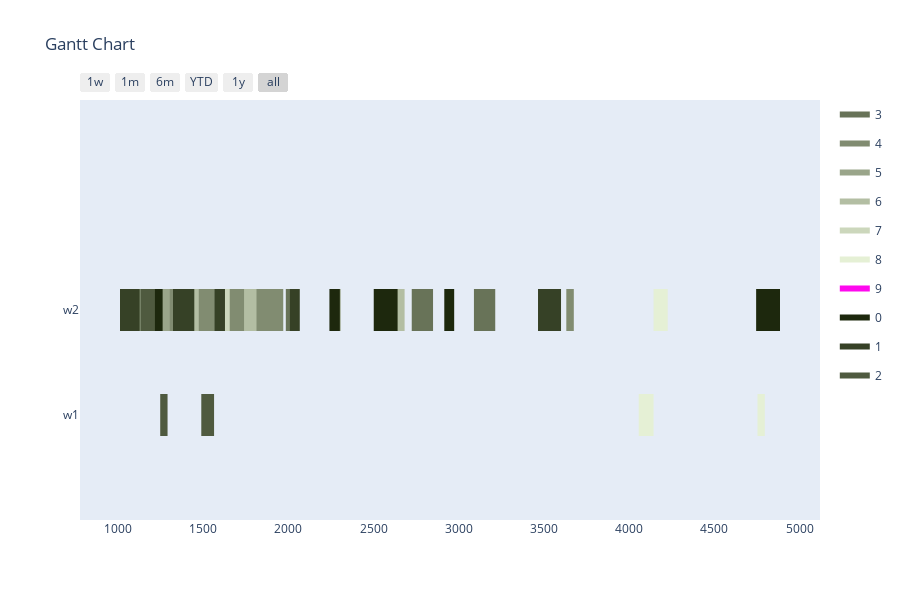

Notebook code for this chart:
### Markdown cell above
Config 2 - Test with Two Point Crossover

### Code cell
optimizer = BaseGA(env)
optimizer.set_minimize()
# optional (in this case, all options given are the default option, if the configuration step is skipped)
optimizer.configure('tardiness', 'twopointcrossover', 'roulettewheel', 'randomize')
# choose an input generator (optional) -> decides how the data gets converted into the optimizer format
#optimizer.set_input_generator('SameLengthAlternativesGenerator')
# all parameters after offspring_amount are optional (in this case -> verbose=True)
result, best_fitness_history, average_fitness_history, best_generation_history, feasible_gen = optimizer.optimize(orders, max_generations, earliest_time_slot, last_time_slot, population_size, offspring_amount, verbose=True)
workstation_assignments = reformat_result(result, orders, env)
visualize(workstation_assignments, best_fitness_history, average_fitness_history, best_generation_history, feasible_gen)

### Figure 1 — Plotly figure (JSON) as saved in the notebook; plotly's stock layout.template omitted (floating-point values rounded to 4 significant figures)
{"data": [{"fill": "toself", "fillcolor": "rgb(104, 115, 88)", "hoverinfo": "name", "legendgroup": "rgb(104, 115, 88)", "mode": "none", "name": "3", "type": "scatter", "x": [431, 556, 556, 431, 431, 1985, 2043, 2043, 1985, 1985, 244, 359, 359, 244, 244, 1112, 1252, 1252, 1112, 1112, 2724, 2849, 2849, 2724, 2724, 372, 487, 487, 372, 372, 3089, 3214, 3214, 3089], "y": [0.8, 0.8, 1.2, 1.2, null, 0.8, 0.8, 1.2, 1.2, null, 0.8, 0.8, 1.2, 1.2, null, 0.8, 0.8, 1.2, 1.2, null, 0.8, 0.8, 1.2, 1.2, null, 0.8, 0.8, 1.2, 1.2, null, 0.8, 0.8, 1.2, 1.2]}, {"fill": "toself", "fillcolor": "rgb(129, 140, 113)", "hoverinfo": "name", "legendgroup": "rgb(129, 140, 113)", "mode": "none", "name": "4", "type": "scatter", "x": [489, 562, 562, 489, 489, 769, 822, 822, 769, 769, 3631, 3675, 3675, 3631, 3631, 965, 1028, 1028, 965], "y": [0.8, 0.8, 1.2, 1.2, null, 0.8, 0.8, 1.2, 1.2, null, 0.8, 0.8, 1.2, 1.2, null, 0.8, 0.8, 1.2, 1.2]}, {"fill": "toself", "fillcolor": "rgb(154, 165, 138)", "hoverinfo": "name", "legendgroup": "rgb(154, 165, 138)", "mode": "none", "name": "5", "type": "scatter", "x": [2263, 2307, 2307, 2263, 2263, 587, 650, 650, 587, 587, 1428, 1472, 1472, 1428, 1428, 1260, 1304, 1304, 1260], "y": [0.8, 0.8, 1.2, 1.2, null, 0.8, 0.8, 1.2, 1.2, null, 0.8, 0.8, 1.2, 1.2, null, 0.8, 0.8, 1.2, 1.2]}, {"fill": "toself", "fillcolor": "rgb(179, 190, 163)", "hoverinfo": "name", "legendgroup": "rgb(179, 190, 163)", "mode": "none", "name": "6", "type": "scatter", "x": [2619, 2682, 2682, 2619, 2619, 1401, 1474, 1474, 1401, 1401, 1403, 1456, 1456, 1403, 1403, 1740, 1813, 1813, 1740], "y": [0.8, 0.8, 1.2, 1.2, null, 0.8, 0.8, 1.2, 1.2, null, 0.8, 0.8, 1.2, 1.2, null, 0.8, 0.8, 1.2, 1.2]}, {"fill": "toself", "fillcolor": "rgb(204, 215, 188)", "hoverinfo": "name", "legendgroup": "rgb(204, 215, 188)", "mode": "none", "name": "7", "type": "scatter", "x": [1603, 1656, 1656, 1603, 1603, 537, 590, 590, 537, 537, 505, 549, 549, 505, 505, 1073, 1117, 1117, 1073], "y": [0.8, 0.8, 1.2, 1.2, null, 0.8, 0.8, 1.2, 1.2, null, 0.8, 0.8, 1.2, 1.2, null, 0.8, 0.8, 1.2, 1.2]}, {"fill": "toself", "fillcolor": "rgb(229, 240, 213)", "hoverinfo": "name", "legendgroup": "rgb(229, 240, 213)", "mode": "none", "name": "8", "type": "scatter", "x": [4143, 4226, 4226, 4143, 4143, 822, 917, 917, 822, 822, 4056, 4143, 4143, 4056, 4056, 811, 886, 886, 811, 811, 211, 286, 286, 211, 211, 4753, 4796, 4796, 4753], "y": [0.8, 0.8, 1.2, 1.2, null, 0.8, 0.8, 1.2, 1.2, null, -0.2, -0.2, 0.2, 0.2, null, -0.2, -0.2, 0.2, 0.2, null, -0.2, -0.2, 0.2, 0.2, null, -0.2, -0.2, 0.2, 0.2]}, {"fill": "toself", "fillcolor": "rgb(254, 9, 238)", "hoverinfo": "name", "legendgroup": "rgb(254, 9, 238)", "mode": "none", "name": "9", "type": "scatter", "x": [430, 474, 474, 430, 430, 224, 297, 297, 224, 224, 558, 631, 631, 558, 558, 810, 863, 863, 810], "y": [0.8, 0.8, 1.2, 1.2, null, 0.8, 0.8, 1.2, 1.2, null, 0.8, 0.8, 1.2, 1.2, null, 0.8, 0.8, 1.2, 1.2]}, {"fill": "toself", "fillcolor": "rgb(29, 40, 13)", "hoverinfo": "name", "legendgroup": "rgb(29, 40, 13)", "mode": "none", "name": "0", "type": "scatter", "x": [2915, 2973, 2973, 2915, 2915, 324, 382, 382, 324, 324, 4745, 4885, 4885, 4745, 4745, 2501, 2641, 2641, 2501, 2501, 2241, 2302, 2302, 2241, 2241, 1201, 1262, 1262, 1201, 1201, 619, 734, 734, 619], "y": [0.8, 0.8, 1.2, 1.2, null, 0.8, 0.8, 1.2, 1.2, null, 0.8, 0.8, 1.2, 1.2, null, 0.8, 0.8, 1.2, 1.2, null, 0.8, 0.8, 1.2, 1.2, null, 0.8, 0.8, 1.2, 1.2, null, 0.8, 0.8, 1.2, 1.2]}, {"fill": "toself", "fillcolor": "rgb(54, 65, 38)", "hoverinfo": "name", "legendgroup": "rgb(54, 65, 38)", "mode": "none", "name": "1", "type": "scatter", "x": [1323, 1448, 1448, 1323, 1323, 2009, 2067, 2067, 2009, 2009, 286, 421, 421, 286, 286, 1012, 1127, 1127, 1012, 1012, 3465, 3600, 3600, 3465, 3465, 593, 654, 654, 593, 593, 1567, 1628, 1628, 1567], "y": [0.8, 0.8, 1.2, 1.2, null, 0.8, 0.8, 1.2, 1.2, null, 0.8, 0.8, 1.2, 1.2, null, 0.8, 0.8, 1.2, 1.2, null, 0.8, 0.8, 1.2, 1.2, null, 0.8, 0.8, 1.2, 1.2, null, 0.8, 0.8, 1.2, 1.2]}, {"fill": "toself", "fillcolor": "rgb(79, 90, 63)", "hoverinfo": "name", "legendgroup": "rgb(79, 90, 63)", "mode": "none", "name": "2", "type": "scatter", "x": [1134, 1217, 1217, 1134, 1134, 672, 715, 715, 672, 672, 565, 652, 652, 565, 565, 1489, 1564, 1564, 1489, 1489, 872, 915, 915, 872, 872, 1248, 1291, 1291, 1248], "y": [0.8, 0.8, 1.2, 1.2, null, -0.2, -0.2, 0.2, 0.2, null, -0.2, -0.2, 0.2, 0.2, null, -0.2, -0.2, 0.2, 0.2, null, -0.2, -0.2, 0.2, 0.2, null, -0.2, -0.2, 0.2, 0.2]}, {"legendgroup": "rgb(104, 115, 88)", "marker": {"color": "rgb(104, 115, 88)", "opacity": 0, "size": 1}, "mode": "markers", "name": "", "showlegend": false, "text": [null, null, null, null, null, null, null, null, null, null, null, null, null, null], "type": "scatter", "x": [431, 556, 1985, 2043, 244, 359, 1112, 1252, 2724, 2849, 372, 487, 3089, 3214], "y": [1, 1, 1, 1, 1, 1, 1, 1, 1, 1, 1, 1, 1, 1]}, {"legendgroup": "rgb(129, 140, 113)", "marker": {"color": "rgb(129, 140, 113)", "opacity": 0, "size": 1}, "mode": "markers", "name": "", "showlegend": false, "text": [null, null, null, null, null, null, null, null], "type": "scatter", "x": [489, 562, 769, 822, 3631, 3675, 965, 1028], "y": [1, 1, 1, 1, 1, 1, 1, 1]}, {"legendgroup": "rgb(154, 165, 138)", "marker": {"color": "rgb(154, 165, 138)", "opacity": 0, "size": 1}, "mode": "markers", "name": "", "showlegend": false, "text": [null, null, null, null, null, null, null, null], "type": "scatter", "x": [2263, 2307, 587, 650, 1428, 1472, 1260, 1304], "y": [1, 1, 1, 1, 1, 1, 1, 1]}, {"legendgroup": "rgb(179, 190, 163)", "marker": {"color": "rgb(179, 190, 163)", "opacity": 0, "size": 1}, "mode": "markers", "name": "", "showlegend": false, "text": [null, null, null, null, null, null, null, null], "type": "scatter", "x": [2619, 2682, 1401, 1474, 1403, 1456, 1740, 1813], "y": [1, 1, 1, 1, 1, 1, 1, 1]}, {"legendgroup": "rgb(204, 215, 188)", "marker": {"color": "rgb(204, 215, 188)", "opacity": 0, "size": 1}, "mode": "markers", "name": "", "showlegend": false, "text": [null, null, null, null, null, null, null, null], "type": "scatter", "x": [1603, 1656, 537, 590, 505, 549, 1073, 1117], "y": [1, 1, 1, 1, 1, 1, 1, 1]}, {"legendgroup": "rgb(229, 240, 213)", "marker": {"color": "rgb(229, 240, 213)", "opacity": 0, "size": 1}, "mode": "markers", "name": "", "showlegend": false, "text": [null, null, null, null, null, null, null, null, null, null, null, null], "type": "scatter", "x": [4143, 4226, 822, 917, 4056, 4143, 811, 886, 211, 286, 4753, 4796], "y": [1, 1, 1, 1, 0, 0, 0, 0, 0, 0, 0, 0]}, {"legendgroup": "rgb(254, 9, 238)", "marker": {"color": "rgb(254, 9, 238)", "opacity": 0, "size": 1}, "mode": "markers", "name": "", "showlegend": false, "text": [null, null, null, null, null, null, null, null], "type": "scatter", "x": [430, 474, 224, 297, 558, 631, 810, 863], "y": [1, 1, 1, 1, 1, 1, 1, 1]}, {"legendgroup": "rgb(29, 40, 13)", "marker": {"color": "rgb(29, 40, 13)", "opacity": 0, "size": 1}, "mode": "markers", "name": "", "showlegend": false, "text": [null, null, null, null, null, null, null, null, null, null, null, null, null, null], "type": "scatter", "x": [2915, 2973, 324, 382, 4745, 4885, 2501, 2641, 2241, 2302, 1201, 1262, 619, 734], "y": [1, 1, 1, 1, 1, 1, 1, 1, 1, 1, 1, 1, 1, 1]}, {"legendgroup": "rgb(54, 65, 38)", "marker": {"color": "rgb(54, 65, 38)", "opacity": 0, "size": 1}, "mode": "markers", "name": "", "showlegend": false, "text": [null, null, null, null, null, null, null, null, null, null, null, null, null, null], "type": "scatter", "x": [1323, 1448, 2009, 2067, 286, 421, 1012, 1127, 3465, 3600, 593, 654, 1567, 1628], "y": [1, 1, 1, 1, 1, 1, 1, 1, 1, 1, 1, 1, 1, 1]}, {"legendgroup": "rgb(79, 90, 63)", "marker": {"color": "rgb(79, 90, 63)", "opacity": 0, "size": 1}, "mode": "markers", "name": "", "showlegend": false, "text": [null, null, null, null, null, null, null, null, null, null, null, null], "type": "scatter", "x": [1134, 1217, 672, 715, 565, 652, 1489, 1564, 872, 915, 1248, 1291], "y": [1, 1, 0, 0, 0, 0, 0, 0, 0, 0, 0, 0]}], "layout": {"height": 600, "hovermode": "closest", "showlegend": true, "title": {"text": "Gantt Chart"}, "xaxis": {"rangeselector": {"buttons": [{"count": 7, "label": "1w", "step": "day", "stepmode": "backward"}, {"count": 1, "label": "1m", "step": "month", "stepmode": "backward"}, {"count": 6, "label": "6m", "step": "month", "stepmode": "backward"}, {"count": 1, "label": "YTD", "step": "year", "stepmode": "todate"}, {"count": 1, "label": "1y", "step": "year", "stepmode": "backward"}, {"step": "all"}]}, "showgrid": false, "type": "date", "zeroline": false}, "yaxis": {"autorange": false, "range": [-1, 3], "showgrid": false, "ticktext": ["w1", "w2"], "tickvals": [0, 1], "zeroline": false}}}
